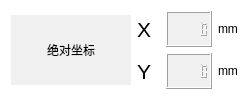
        <widget class="QWidget" name="widget" native="true">
         <property name="sizePolicy">
          <sizepolicy hsizetype="Preferred" vsizetype="Preferred">
           <horstretch>0</horstretch>
           <verstretch>0</verstretch>
          </sizepolicy>
         </property>
         <property name="styleSheet">
          <string notr="true">background-color: rgb(255, 255, 255);</string>
         </property>
         <layout class="QVBoxLayout" name="verticalLayout_17">
          <item>
           <layout class="QVBoxLayout" name="verticalLayout_9">
            <item>
             <layout class="QHBoxLayout" name="horizontalLayout_22">
              <property name="sizeConstraint">
               <enum>QLayout::SetDefaultConstraint</enum>
              </property>
              <item>
               <widget class="QLabel" name="label_19">
                <property name="minimumSize">
                 <size>
                  <width>120</width>
                  <height>70</height>
                 </size>
                </property>
                <property name="maximumSize">
                 <size>
                  <width>120</width>
                  <height>70</height>
                 </size>
                </property>
                <property name="styleSheet">
                 <string notr="true">background-color: rgb(240, 240, 240);</string>
                </property>
                <property name="text">
                 <string>绝对坐标</string>
                </property>
                <property name="alignment">
                 <set>Qt::AlignCenter</set>
                </property>
               </widget>
              </item>
              <item>
               <layout class="QVBoxLayout" name="verticalLayout_10">
                <item>
                 <layout class="QHBoxLayout" name="horizontalLayout_25" stretch="1,2,2">
                  <item>
                   <widget class="QLabel" name="label_22">
                    <property name="minimumSize">
                     <size>
                      <width>0</width>
                      <height>0</height>
                     </size>
                    </property>
                    <property name="maximumSize">
                     <size>
                      <width>9999</width>
                      <height>9999</height>
                     </size>
                    </property>
                    <property name="font">
                     <font>
                      <pointsize>16</pointsize>
                     </font>
                    </property>
                    <property name="styleSheet">
                     <string notr="true">background-color: rgb(255, 255, 255);</string>
                    </property>
                    <property name="text">
                     <string>X</string>
                    </property>
                   </widget>
                  </item>
                  <item>
                   <widget class="QLCDNumber" name="XlcdNumber">
                    <property name="sizePolicy">
                     <sizepolicy hsizetype="Preferred" vsizetype="Preferred">
                      <horstretch>0</horstretch>
                      <verstretch>0</verstretch>
                     </sizepolicy>
                    </property>
                    <property name="minimumSize">
                     <size>
                      <width>0</width>
                      <height>0</height>
                     </size>
                    </property>
                    <property name="maximumSize">
                     <size>
                      <width>9999</width>
                      <height>99999</height>
                     </size>
                    </property>
                    <property name="styleSheet">
                     <string notr="true">background-color: rgb(240, 240, 240);</string>
                    </property>
                    <property name="smallDecimalPoint">
                     <bool>true</bool>
                    </property>
                    <property name="digitCount">
                     <number>5</number>
                    </property>
                    <property name="value" stdset="0">
                     <double>0.000000000000000</double>
                    </property>
                    <property name="intValue" stdset="0">
                     <number>0</number>
                    </property>
                   </widget>
                  </item>
                  <item>
                   <widget class="QLabel" name="label_3">
                    <property name="sizePolicy">
                     <sizepolicy hsizetype="Fixed" vsizetype="Preferred">
                      <horstretch>0</horstretch>
                      <verstretch>0</verstretch>
                     </sizepolicy>
                    </property>
                    <property name="text">
                     <string>mm</string>
                    </property>
                   </widget>
                  </item>
                 </layout>
                </item>
                <item>
                 <layout class="QHBoxLayout" name="horizontalLayout_24" stretch="1,2,2">
                  <item>
                   <widget class="QLabel" name="label_21">
                    <property name="minimumSize">
                     <size>
                      <width>0</width>
                      <height>0</height>
                     </size>
                    </property>
                    <property name="maximumSize">
                     <size>
                      <width>9999</width>
                      <height>9999</height>
                     </size>
                    </property>
                    <property name="font">
                     <font>
                      <pointsize>16</pointsize>
                     </font>
                    </property>
                    <property name="styleSheet">
                     <string notr="true">background-color: rgb(255, 255, 255);</string>
                    </property>
                    <property name="text">
                     <string>Y</string>
                    </property>
                   </widget>
                  </item>
                  <item>
                   <widget class="QLCDNumber" name="YlcdNumber">
                    <property name="sizePolicy">
                     <sizepolicy hsizetype="Preferred" vsizetype="Preferred">
                      <horstretch>0</horstretch>
                      <verstretch>0</verstretch>
                     </sizepolicy>
                    </property>
                    <property name="minimumSize">
                     <size>
                      <width>0</width>
                      <height>0</height>
                     </size>
                    </property>
                    <property name="maximumSize">
                     <size>
                      <width>9999</width>
                      <height>99999</height>
                     </size>
                    </property>
                    <property name="styleSheet">
                     <string notr="true">background-color: rgb(240, 240, 240);</string>
                    </property>
                    <property name="smallDecimalPoint">
                     <bool>true</bool>
                    </property>
                    <property name="digitCount">
                     <number>5</number>
                    </property>
                    <property name="value" stdset="0">
                     <double>0.000000000000000</double>
                    </property>
                    <property name="intValue" stdset="0">
                     <number>0</number>
                    </property>
                   </widget>
                  </item>
                  <item>
                   <widget class="QLabel" name="label_2">
                    <property name="sizePolicy">
                     <sizepolicy hsizetype="Fixed" vsizetype="Preferred">
                      <horstretch>0</horstretch>
                      <verstretch>0</verstretch>
                     </sizepolicy>
                    </property>
                    <property name="text">
                     <string>mm</string>
                    </property>
                   </widget>
                  </item>
                 </layout>
                </item>
               </layout>
              </item>
             </layout>
            </item>
           </layout>
          </item>
         </layout>
        </widget>
